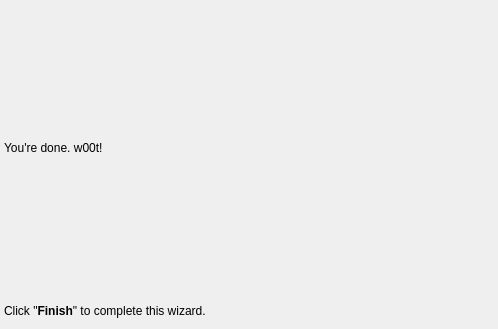
<?xml version="1.0" encoding="UTF-8"?>
<ui version="4.0">
 <class>Conclusion</class>
 <widget class="QWizardPage" name="Conclusion">
  <property name="geometry">
   <rect>
    <x>0</x>
    <y>0</y>
    <width>498</width>
    <height>329</height>
   </rect>
  </property>
  <property name="windowTitle">
   <string>WizardPage</string>
  </property>
  <widget class="QWidget" name="verticalLayoutWidget">
   <property name="geometry">
    <rect>
     <x>4</x>
     <y>3</y>
     <width>489</width>
     <height>321</height>
    </rect>
   </property>
   <layout class="QVBoxLayout" name="verticalLayout">
    <item>
     <widget class="QLabel" name="labelSummary">
      <property name="minimumSize">
       <size>
        <width>279</width>
        <height>160</height>
       </size>
      </property>
      <property name="text">
       <string>You're done. w00t!</string>
      </property>
      <property name="alignment">
       <set>Qt::AlignJustify|Qt::AlignVCenter</set>
      </property>
      <property name="wordWrap">
       <bool>true</bool>
      </property>
      <property name="margin">
       <number>10</number>
      </property>
      <property name="indent">
       <number>7</number>
      </property>
     </widget>
    </item>
    <item>
     <widget class="QLabel" name="label">
      <property name="maximumSize">
       <size>
        <width>300</width>
        <height>25</height>
       </size>
      </property>
      <property name="text">
       <string>&lt;!DOCTYPE HTML PUBLIC &quot;-//W3C//DTD HTML 4.0//EN&quot; &quot;http://www.w3.org/TR/REC-html40/strict.dtd&quot;&gt;
&lt;html&gt;&lt;head&gt;&lt;meta name=&quot;qrichtext&quot; content=&quot;1&quot; /&gt;&lt;style type=&quot;text/css&quot;&gt;
p, li { white-space: pre-wrap; }
&lt;/style&gt;&lt;/head&gt;&lt;body style=&quot; font-family:'Ubuntu'; font-size:9pt; font-weight:400; font-style:normal;&quot;&gt;
&lt;p style=&quot; margin-top:0px; margin-bottom:0px; margin-left:0px; margin-right:0px; -qt-block-indent:0; text-indent:0px;&quot;&gt;Click &amp;quot;&lt;span style=&quot; font-weight:600;&quot;&gt;Finish&lt;/span&gt;&amp;quot; to complete this wizard.&lt;/p&gt;&lt;/body&gt;&lt;/html&gt;</string>
      </property>
     </widget>
    </item>
   </layout>
  </widget>
 </widget>
 <resources/>
 <connections/>
</ui>
